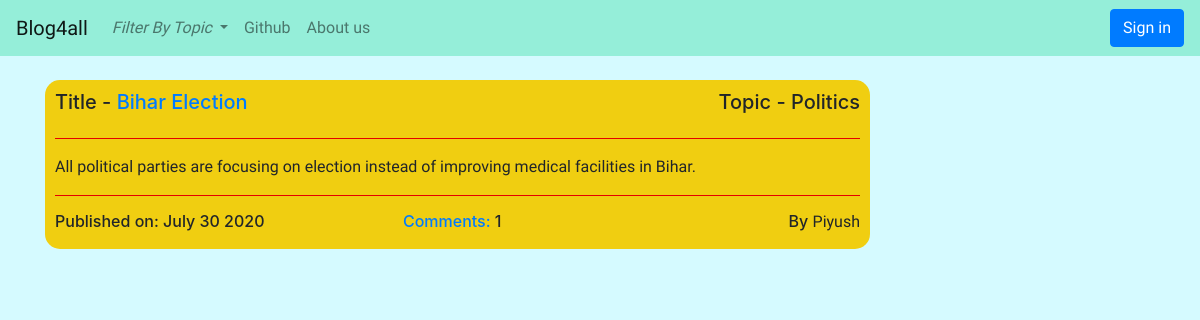
Screenshot of /filter/Politics/ with the database file from the repository.
### blog/models.py (models this page shows, shortened)
class Blogpost(models.Model):
    author = models.ForeignKey(User,on_delete = models.CASCADE)
    topic = models.CharField(max_length=50,choices=TOPIC_CHOICES,default='Others')
    title = models.CharField(max_length=200)
    text = models.TextField()
    create_date = models.DateTimeField(default=timezone.now)
    published_date = models.DateTimeField(blank=True,null=True)
    def approve_comments(self):
        return self.comments.filter(approved_comment = True)
    def datepublished(self):
        return self.published_date.strftime('%B %d %Y')

### blog/views.py (the view)
# urls.py: path('filter/<str:topic_name>/',views.FilterView.as_view(),name = 'filter'),
class FilterView(ListView):
    model = Blogpost
    template_name = 'blog/post_list.html'
    def get_queryset(self):
        return Blogpost.objects.filter(topic=self.kwargs['topic_name']).filter(published_date__lte=timezone.now()).order_by('-published_date')

### blog/templates/blog/post_list.html
{% extends "blog/base.html" %}
{% block body_block %}
      <br>
      {% if blogpost_list %}
      {% for post in blogpost_list %}
      <div class="post_list">
        <div class="row">
          <div class="col-6 post-title">
            <h5>Title - <a href="{% url 'blog:blog_details' pk=post.pk %}">{{post.title}}</a></h5>
          </div>
          <div class="col-6">
            <h5 align = 'right'>Topic - {{ post.topic }}</h5>
          </div>
        </div>
        <hr color = 'red'>
        <div class="post-content">
          <p> {{post.text|safe}} </p>
        </div>
        <hr color="red">
        <div class="row">
          <div class="col-5">
            <h6>Published on: {{post.datepublished}}</h6>
          </div>
          <div class="col-3">
            <h6><a href="{% url 'blog:blog_details' pk=post.pk %}">Comments: </a>{{post.approve_comments.count}} </h6>
          </div>
          <div class="col-4">
            <h6 align = 'right'>By <span class="post-content"> {{post.author}} </span> </h6>
          </div>
        </div>
      </div>
        <br>
      {% endfor %}
      {% else %}
      <h1>Sorry, No posts are there from selected filter</h1>
      {% endif %}
{% endblock body_block %}

### blog/static/css/blog.css (style rules this page uses)
body { background-color: rgb(213, 250, 255); }
.post_list { border-radius: 15px; padding: 10px 10px 10px 10px; background-color: rgb(240, 206, 17); }
.post-content { font-family: 'Courgette', cursive; }

### rows the page displays
Blogpost: title "Bihar Election", topic "Politics", text "All political parties are focusing on election instead of improving medical facilities in Bihar.", datepublished "July 30 2020", approve_comments.count "1", author "Piyush"
